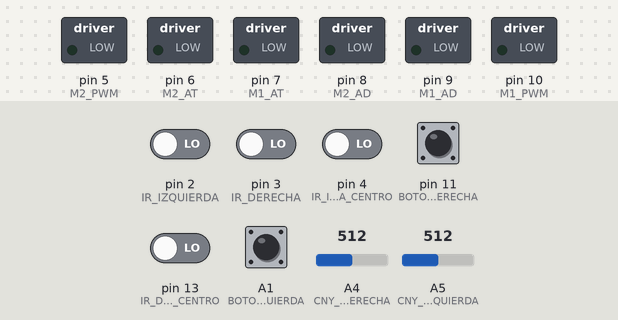
Bench run of a sketch on a simulated Arduino Uno, built with avr-gcc and run on an emulated ATmega328P. Parts: switched loads named in the sketch (green lamp = pin HIGH). The test bench sets the inputs (shaded band); at power-on: A1 (BOTON_IZQUIERDA), pin 11 (BOTON_DERECHA) HIGH, pin 2 (IR_IZQUIERDA), pin 3 (IR_DERECHA), pin 4 (IR_IZQUIERDA_CENTRO), pin 13 (IR_DERECHA_CENTRO) LOW, A4 (CNY_70_DERECHA) = 512, A5 (CNY_70_IZQUIERDA) = 512.

Above: at 1.2 s.
1.3 s: pin 11 (BOTON_DERECHA) pulled LOW for 0.15 s
4.4 s: pin 2 (IR_IZQUIERDA) driven HIGH
At 7.1 s:
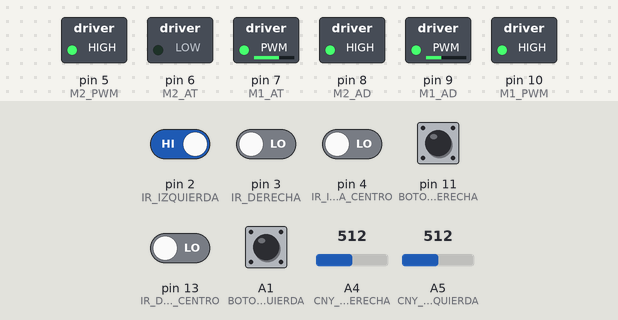
7.4 s: pin 3 (IR_DERECHA) driven HIGH
At 8.0 s:
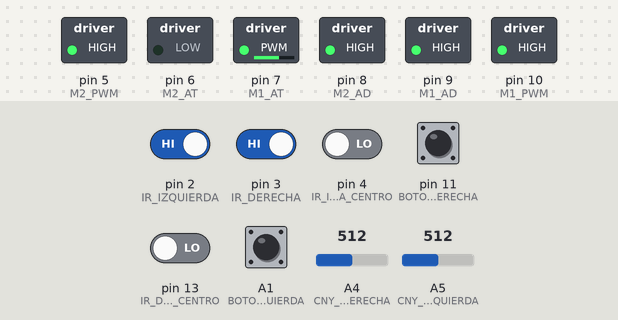
8.9 s: pin 4 (IR_IZQUIERDA_CENTRO) driven HIGH
At 9.6 s:
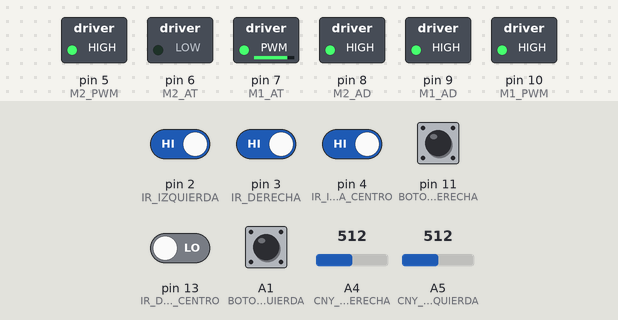
10.4 s: pin 2 (IR_IZQUIERDA) driven LOW
At 11.4 s:
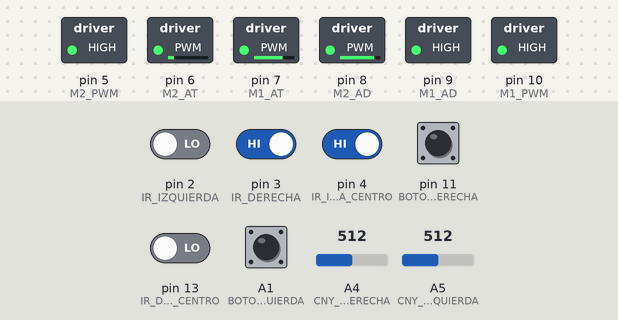
11.9 s: pin 13 (IR_DERECHA_CENTRO) driven HIGH
At 13.3 s:
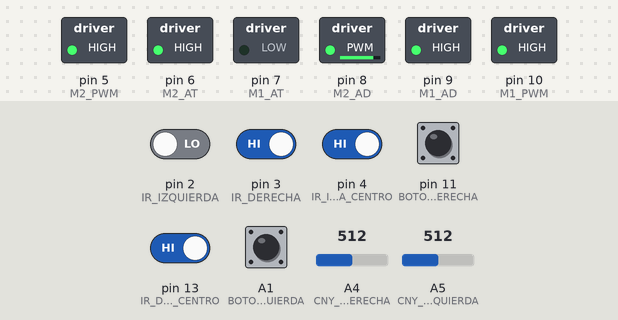
Timing chart, 0 to 14.4 s (numbered marks = the images above; inputs shaded):
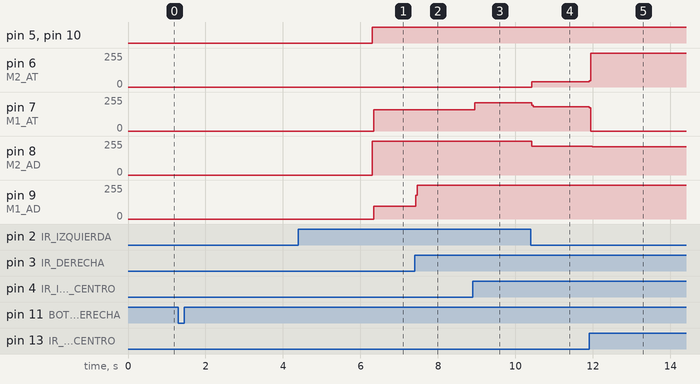

Measured:
- after the input at 1.3 s, every drawn part: stays the same
- after the input at 4.4 s, pin 6 (M2_AT): stays 0/255 (without the input it goes to 29/255 after 1.9 s); pin 7 (M1_AT): 0/255 → 159/255 after 1.9 s; pin 8 (M2_AD): 0/255 → 255/255 after 1.9 s; pin 9 (M1_AD): 0/255 → 97/255 after 1.9 s
- after the input at 7.4 s, pin 9 (M1_AD): 97/255 → 255/255 at once
- after the input at 8.9 s, pin 7 (M1_AT): 159/255 → 212/255 at once
- after the input at 10.4 s, pin 6 (M2_AT): 0/255 → 38/255 at once; pin 7 (M1_AT): 212/255 → 181/255 at once; pin 8 (M2_AD): 255/255 → 217/255 at once
- after the input at 11.9 s, pin 6 (M2_AT): 38/255 → 255/255 at once; pin 7 (M1_AT): 181/255 → 0/255 at once; pin 8 (M2_AD): 217/255 → 211/255 after 0.08 s

The sketch:

TOMAS_EL_CADENAS_LOCAS_V1.ino
```cpp
//MOTORES
#define M2_PWM  5
#define M1_PWM  10
#define M2_AD   8
#define M2_AT   6
#define M1_AD   9
#define M1_AT   7

//INFRARROJO
#define IR_IZQUIERDA_CENTRO         4
#define IR_DERECHA_CENTRO   13
#define IR_IZQUIERDA         2
#define IR_DERECHA       3

#define BOTON_IZQUIERDA    A1
#define BOTON_DERECHA      11
#define BOTON_ARRANQUE     A0

bool infrarrojo[4] = {
  true,
  true,
  true,
  true,
};
#define DERECHA          0
#define DERECHA_CENTRO   1
#define IZQUIERDA_CENTRO 2
#define IZQUIERDA        3


//CNY70
#define CNY_70_IZQUIERDA  A5
#define CNY_70_DERECHA    A4
#define AMBOS             4
#define NADA              5
#define ADELANTE          6

int umbral_izquierda = 322;
int umbral_derecha = 470;

//TIMER
unsigned long contador = 0;
unsigned long milisAnteriores = 0;
unsigned long miliseconds = 0;

//MAQUINA PRINCIPAL
int estadoPrincipal = 0;

#define INIT                   0
#define TIEMPO_SEGURIDAD       1
#define ARRANQUE               2
#define BUSQUEDA               3

int ultimaVista;
String estrategia;

void setup() {


  pinMode(M1_AD, OUTPUT);
  pinMode(M1_AT, OUTPUT);
  pinMode(M2_AD, OUTPUT);
  pinMode(M2_AT, OUTPUT);

  pinMode(IR_DERECHA, INPUT);
  pinMode(IR_DERECHA_CENTRO, INPUT);
  pinMode(IR_IZQUIERDA_CENTRO, INPUT);
  pinMode(IR_IZQUIERDA, INPUT);

  pinMode(BOTON_IZQUIERDA, INPUT_PULLUP);
  pinMode(BOTON_DERECHA, INPUT_PULLUP);
  pinMode(BOTON_ARRANQUE, INPUT_PULLUP);


  Serial.begin(9600);
}

void loop() {
  //digitalWrite(LED, HIGH);

  //contadorTiempo();
  //adelante(100, 100);
  //Serial.println(contador);
  maquinaPrincipal();
  //pruebas();

  //adelante(100, 100);
  //Serial.println(digitalRead(IR_DERECHA_CENTRO));
  //secuencia();


}
```

cny70.ino
```cpp
int CNY(){
  int suelo;

  if(analogRead(CNY_70_IZQUIERDA) < umbral_izquierda){
    suelo = IZQUIERDA;

  }
  if(analogRead(CNY_70_DERECHA) < umbral_derecha){
    suelo = DERECHA;

  }
  if(analogRead(CNY_70_DERECHA) < umbral_derecha && analogRead(CNY_70_DERECHA) < umbral_izquierda){
    suelo = AMBOS;

  }
  if(analogRead(CNY_70_DERECHA) > umbral_derecha && analogRead(CNY_70_DERECHA) > umbral_izquierda){
    suelo = NADA;

  }

}
```

infrarrojo.ino
```cpp
void pruebas() {
  deteccionOponente();
  if (infrarrojo[DERECHA] == LOW) {
    Serial.write("DERECHA");
  }

  if (infrarrojo[DERECHA_CENTRO] == LOW) {

    Serial.write("DERECHA_CENTRO");
  }

  if (infrarrojo[IZQUIERDA_CENTRO] == LOW) {

    Serial.write("IZQUIERDA_CENTRO");
  }

  if (infrarrojo[IZQUIERDA] == LOW) {

    Serial.write("IZQUIERDA");
  }

}

void deteccionOponente() {

  infrarrojo[DERECHA] = digitalRead(IR_DERECHA);
  infrarrojo[DERECHA_CENTRO] = digitalRead(IR_DERECHA_CENTRO);
  infrarrojo[IZQUIERDA_CENTRO] = digitalRead(IR_IZQUIERDA_CENTRO);
  infrarrojo[IZQUIERDA] = digitalRead(IR_IZQUIERDA);

}
```

maquinas_de_estado.ino
```cpp
void maquinaPrincipal() {
  switch (estadoPrincipal) {
    case INIT:
      if (digitalRead(BOTON_DERECHA) == LOW) {
        ultimaVista = DERECHA;
        estadoPrincipal = TIEMPO_SEGURIDAD;
      }
      if (digitalRead(BOTON_IZQUIERDA) == LOW) {
        ultimaVista = IZQUIERDA;
        estadoPrincipal = TIEMPO_SEGURIDAD;
      }


      //codigo seleccion estrategia y start/stop
      break;

    case TIEMPO_SEGURIDAD:
      delay(5000);

      estadoPrincipal = ARRANQUE;

      break;

    case ARRANQUE:
      //CODIGO ARRANQUE SEGUN ESTRATEGIA
      if (ultimaVista == DERECHA) {
        derecha(100, 100);
        estadoPrincipal = BUSQUEDA;
      }
      if (ultimaVista == IZQUIERDA) {
        izquierda(100, 100);
        estadoPrincipal = BUSQUEDA;
      }


      break;

    case BUSQUEDA:
      deteccionOponente();
      if (infrarrojo[IZQUIERDA] == LOW) {
        izquierda90(100, 100);
        ultimaVista = IZQUIERDA;

      }
      if (infrarrojo[IZQUIERDA_CENTRO] == LOW) {
        adelante(100, 100);
        ultimaVista = IZQUIERDA;
      }
      if (infrarrojo[IZQUIERDA_CENTRO] == LOW && infrarrojo[DERECHA_CENTRO] == LOW) {
        adelante(100, 100);

      }
      if (infrarrojo[DERECHA_CENTRO] == LOW) {
        adelante(100, 100);
        ultimaVista = DERECHA;
      }
      if (infrarrojo[DERECHA] == LOW) {
        derecha90(100, 100);
        ultimaVista = DERECHA;

      } else {
        if (ultimaVista == DERECHA) {
          derecha(100, 100);
          estadoPrincipal = BUSQUEDA;
        }
        if (ultimaVista == IZQUIERDA) {
          izquierda(100, 100);
          estadoPrincipal = BUSQUEDA;
        }

      }
      CNY();


      break;
  }
}
```

motores.ino
```cpp
void adelante(int pwmDerecha, int pwmIzquierda) {

  analogWrite(M1_PWM, map(pwmDerecha, 0, 100, 0, 255));
  analogWrite(M2_PWM, map(pwmIzquierda, 0, 100, 0, 255));

  digitalWrite(M1_AD, HIGH);
  digitalWrite(M1_AT, LOW);
  digitalWrite(M2_AD, HIGH);
  digitalWrite(M2_AT, LOW);

}
void parar(int pwmDerecha, int pwmIzquierda) {

  analogWrite(M1_PWM, map(pwmDerecha, 0, 100, 0, 255));
  analogWrite(M2_PWM, map(pwmIzquierda, 0, 100, 0, 255));

  digitalWrite(M1_AD, HIGH);
  digitalWrite(M1_AT, HIGH);
  digitalWrite(M2_AD, HIGH);
  digitalWrite(M2_AT, HIGH);

}

void izquierda(int pwmDerecha, int pwmIzquierda) {

  analogWrite(M1_PWM, map(pwmDerecha, 0, 100, 0, 255));
  analogWrite(M2_PWM, map(pwmIzquierda, 0, 100, 0, 255));

  digitalWrite(M1_AD, HIGH);
  digitalWrite(M1_AT, LOW);
  digitalWrite(M2_AD, HIGH);
  digitalWrite(M2_AT, HIGH);

}

void izquierda90(int pwmDerecha, int pwmIzquierda) {

  analogWrite(M1_PWM, map(pwmDerecha, 0, 100, 0, 255));
  analogWrite(M2_PWM, map(pwmIzquierda, 0, 100, 0, 255));

  digitalWrite(M1_AD, HIGH);
  digitalWrite(M1_AT, LOW);
  digitalWrite(M2_AD, LOW);
  digitalWrite(M2_AT, HIGH);

}

void derecha90(int pwmDerecha, int pwmIzquierda) {

  analogWrite(M1_PWM, map(pwmDerecha, 0, 100, 0, 255));
  analogWrite(M2_PWM, map(pwmIzquierda, 0, 100, 0, 255));

  digitalWrite(M1_AD, LOW);
  digitalWrite(M1_AT, HIGH);
  digitalWrite(M2_AD, HIGH);
  digitalWrite(M2_AT, LOW);

}

void derecha(int pwmDerecha, int pwmIzquierda) {

  analogWrite(M1_PWM, map(pwmDerecha, 0, 100, 0, 255));
  analogWrite(M2_PWM, map(pwmIzquierda, 0, 100, 0, 255));

  digitalWrite(M1_AD, HIGH);
  digitalWrite(M1_AT, HIGH);
  digitalWrite(M2_AD, HIGH);
  digitalWrite(M2_AT, LOW);

}

void atras(int pwmDerecha, int pwmIzquierda) {

  analogWrite(M1_PWM, map(pwmDerecha, 0, 100, 0, 255));
  analogWrite(M2_PWM, map(pwmIzquierda, 0, 100, 0, 255));

  digitalWrite(M1_AD, LOW);
  digitalWrite(M1_AT, HIGH);
  digitalWrite(M2_AD, LOW);
  digitalWrite(M2_AT, HIGH);

}

void secuencia() {
  adelante(100, 100);
  Serial.println("adelante");

  delay(1000);

  izquierda(100, 100);
  Serial.println("izquierda");

  delay(1000);

  derecha(100, 100);
  Serial.println("derecha");

  delay(1000);

  atras(100, 100);
  Serial.println("atras");

  delay(1000);

  izquierda90(100, 100);
  Serial.println("izquierda 90");

  delay(1000);

  derecha90(100, 100);
  Serial.println("derecha 90");

  delay(1000);
}
```

timer.ino
```cpp
void contadorTiempo() {
  miliseconds = millis();

  if (miliseconds - milisAnteriores >= 10) {
    contador += 1; //cada 1 del contador son 10ms
    milisAnteriores = miliseconds;
  }
}
```
